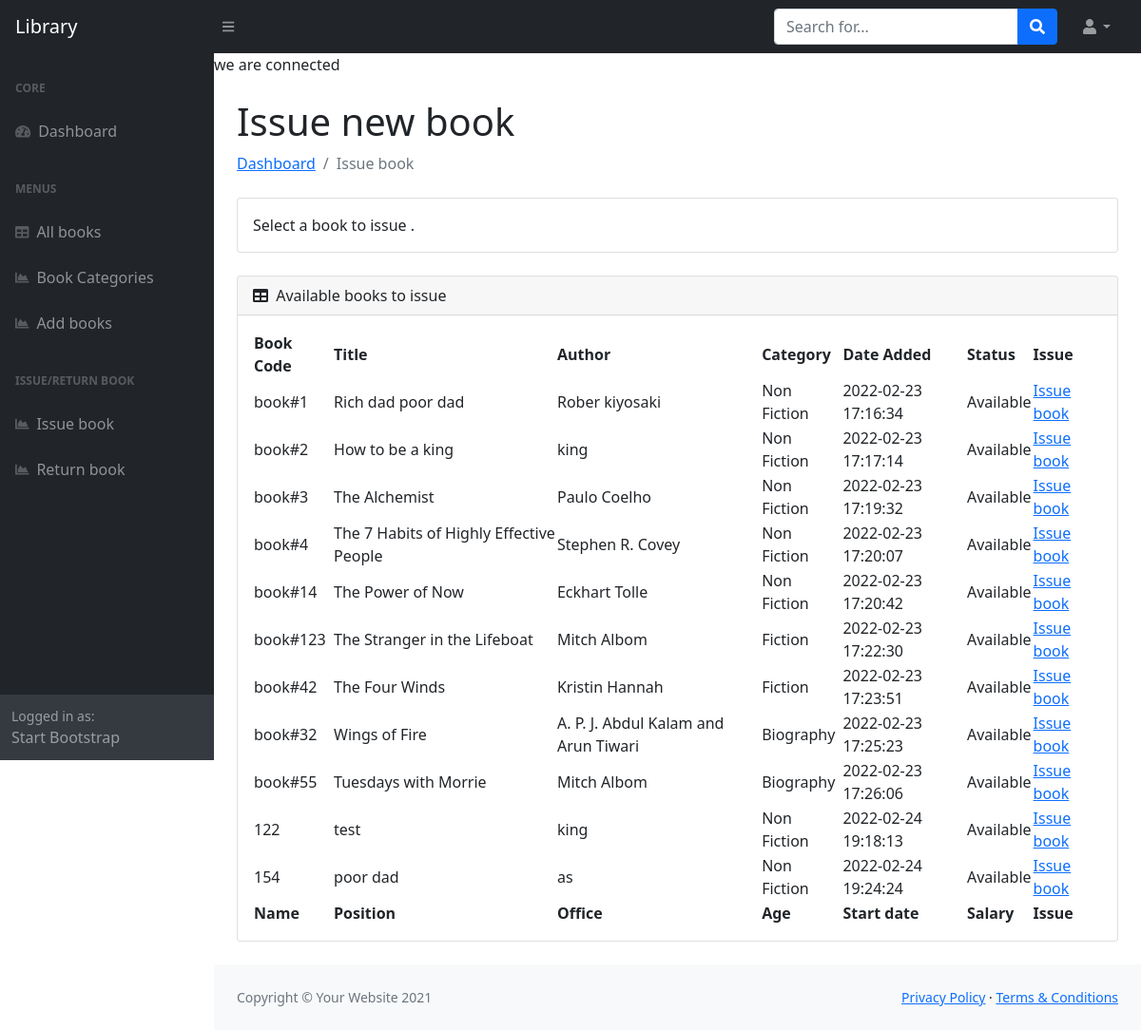
Screenshot of /issue_books_table.php with the database file from the repository.
### tables this page shows
CREATE TABLE `books` (
  `book_id` int(99) NOT NULL,
  `book_code` varchar(255) NOT NULL,
  `book_title` varchar(255) NOT NULL,
  `book_author` varchar(255) NOT NULL,
  `book_category` varchar(255) NOT NULL,
  `book_date_added` datetime DEFAULT current_timestamp(),
  `book_status` varchar(255) NOT NULL
);

### issue_books_table.php (the view)
<?php include 'includes/header.php' ?>
<?php include 'includes/db.php' ?>
                    <div class="container-fluid px-4">
                        <h1 class="mt-4">Issue new book</h1>
                        <ol class="breadcrumb mb-4">
                            <li class="breadcrumb-item"><a href="index.html">Dashboard</a></li>
                            <li class="breadcrumb-item active">Issue book</li>
                        </ol>
                        <div class="card mb-4">
                            <div class="card-body">
                              Select a book to issue
                                .
                            </div>
                        </div>
                        <div class="card mb-4">
                            <div class="card-header">
                                <i class="fas fa-table me-1"></i>
                                Available books to issue
                            </div>
                            <div class="card-body">
                                <table id="datatablesSimple">
                                    <thead>
                                        <tr>
                                                <th>Book Code</th>
                                            <th>Title</th>
                                            <th>Author</th>
                                            <th>Category</th>
                                            <th>Date Added</th>
                                            <th>Status</th>
                                            <th>Issue</th>
                                        </tr>
                                    </thead>
                                    <tfoot>
                                        <tr>
                                            <th>Name</th>
                                            <th>Position</th>
                                            <th>Office</th>
                                            <th>Age</th>
                                            <th>Start date</th>
                                            <th>Salary</th>
                                            <th>Issue</th>
                                        </tr>
                                    </tfoot>
                                    <tbody>
                                      <?php
                                      $sql = "SELECT * FROM books WHERE book_status='Available' ";
  $result = mysqli_query($connection,$sql);
  if (mysqli_num_rows($result) > 0) {
    while($row = mysqli_fetch_assoc($result)) {
      $book_id=$row['book_id'];
      $book_code=$row['book_code'];
      $book_title=$row['book_title'];
      $book_author=$row['book_author'];
      $book_category=$row['book_category'];
      $book_status=$row['book_status'];
      $book_date=$row['book_date_added'];
      ?>
      <tr>
          <td><?php echo $book_code; ?></td>
          <td><?php echo $book_title; ?></td>
          <td><?php echo $book_author; ?></td>
          <td><?php echo $book_category; ?></td>
          <td><?php if($book_date){echo $book_date;} ?></td>
          <td><?php echo $book_status; ?></td>
          <?php echo "<td><a href='issue_book_form.php?book_id=$book_id&book_code=" . urlencode($book_code) . "&book_title=". urlencode($book_title) ." '>Issue book</a></td>"; ?>
      </tr>
    <?php }
  } else {
    echo "0 results";
  }
  ?>
                                    </tbody>
                                </table>
                            </div>
                        </div>
                    </div>
                <?php include 'includes/footer.php' ?>

### rows the page displays
books: book_code "book#1", book_title "Rich dad poor dad", book_author "Rober kiyosaki", book_category "Non Fiction", book_date_added "2022-02-23 17:16:34", book_status "Available"
books: book_code "book#2", book_title "How to be a king", book_author "king", book_category "Non Fiction", book_date_added "2022-02-23 17:17:14", book_status "Available"
books: book_code "book#3", book_title "The Alchemist", book_author "Paulo Coelho", book_category "Non Fiction", book_date_added "2022-02-23 17:19:32", book_status "Available"
books: book_code "book#4", book_title "The 7 Habits of Highly Effective People", book_author "Stephen R. Covey", book_category "Non Fiction", book_date_added "2022-02-23 17:20:07", book_status "Available"
books: book_code "book#14", book_title "The Power of Now", book_author "Eckhart Tolle", book_category "Non Fiction", book_date_added "2022-02-23 17:20:42", book_status "Available"
books: book_code "book#123", book_title "The Stranger in the Lifeboat", book_author "Mitch Albom", book_category "Fiction", book_date_added "2022-02-23 17:22:30", book_status "Available"
books: book_code "book#42", book_title "The Four Winds", book_author "Kristin Hannah", book_category "Fiction", book_date_added "2022-02-23 17:23:51", book_status "Available"
books: book_code "book#32", book_title "Wings of Fire", book_author "A. P. J. Abdul Kalam and Arun Tiwari", book_category "Biography", book_date_added "2022-02-23 17:25:23", book_status "Available"
books: book_code "book#55", book_title "Tuesdays with Morrie", book_author "Mitch Albom", book_category "Biography", book_date_added "2022-02-23 17:26:06", book_status "Available"
books: book_code "122", book_title "test", book_author "king", book_category "Non Fiction", book_date_added "2022-02-24 19:18:13", book_status "Available"
books: book_code "154", book_title "poor dad", book_author "as", book_category "Non Fiction", book_date_added "2022-02-24 19:24:24", book_status "Available"
